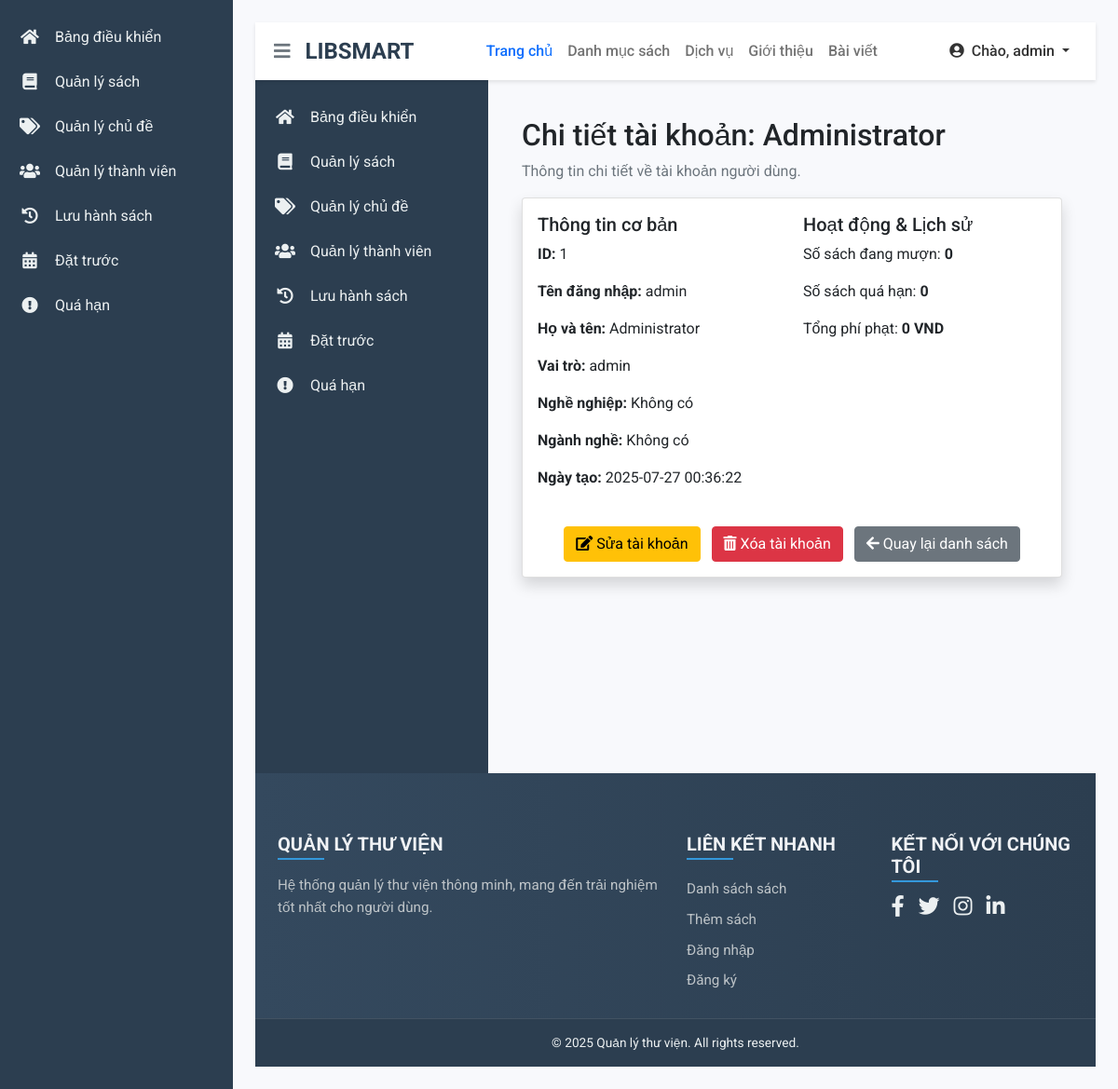
The page /account/view/1 (signed in) on the database its author committed.
### tables this page shows
CREATE TABLE `accounts` (
  `id` int(11) NOT NULL AUTO_INCREMENT,
  `username` varchar(255) NOT NULL,
  `fullname` varchar(255) NOT NULL,
  `password` varchar(255) NOT NULL,
  `email` varchar(255) DEFAULT NULL,
  `role` varchar(50) NOT NULL DEFAULT 'member',
  `is_verified` tinyint(1) NOT NULL DEFAULT 0 COMMENT '0=chưa xác thực, 1=đã xác thực',
  `created_at` timestamp NOT NULL DEFAULT CURRENT_TIMESTAMP,
  `verification_token` varchar(100) DEFAULT NULL,
  `token_expiry` datetime DEFAULT NULL,
  `profession` varchar(255) DEFAULT NULL,
  `industry` varchar(255) DEFAULT NULL,
  PRIMARY KEY (`id`),
  UNIQUE KEY `username` (`username`)
);

### app/controllers/AccountController.php (called while the page is built, shortened)
<?php
require_once ROOT_PATH . '/app/models/AccountModel.php';
class AccountController {
    private $accountModel;
    public function __construct($db) {
        $this->db = $db;
        $this->accountModel = new AccountModel($this->db);
    }
    public function view($id) {
        $account = $this->accountModel->getAccountById($id);
        include ROOT_PATH . '/app/views/account/view.php';
        include ROOT_PATH . '/app/views/shares/admin_layout.php';
    }
}

### app/models/AccountModel.php (called while the page is built, shortened)
<?php
class AccountModel {
    private $conn;
    private $table_name = "accounts";
    public function __construct($db) {
        $this->conn = $db;
    }
    public function getAccountById($id) {
        $query = "SELECT * FROM " . $this->table_name . " WHERE id = :id LIMIT 1";
        $stmt = $this->conn->prepare($query);
        $stmt->bindParam(":id", $id, PDO::PARAM_INT);
        $stmt->execute();
        return $stmt->fetch(PDO::FETCH_OBJ);
    }
}

### app/views/account/view.php (the view, shortened to what this page needs)
<div class="container-fluid admin-content-container py-3">
    <h1 class="h2 page-title">Chi tiết tài khoản: <?= htmlspecialchars($account->fullname ?? 'N/A') ?></h1>
    <p class="text-muted">Thông tin chi tiết về tài khoản người dùng.</p>
    <div class="card shadow mb-4">
        <div class="card-body">
            <?php if (isset($account)): ?>
                <div class="row">
                    <div class="col-md-6">
                        <h5>Thông tin cơ bản</h5>
                        <p><strong>ID:</strong> <?= htmlspecialchars($account->id) ?></p>
                        <p><strong>Tên đăng nhập:</strong> <?= htmlspecialchars($account->username) ?></p>
                        <p><strong>Họ và tên:</strong> <?= htmlspecialchars($account->fullname) ?></p>
                        <p><strong>Vai trò:</strong> <?= htmlspecialchars($account->role) ?></p>
                        <p><strong>Nghề nghiệp:</strong> <?= htmlspecialchars($account->profession ?? 'Không có') ?></p>
                        <p><strong>Ngành nghề:</strong> <?= htmlspecialchars($account->industry ?? 'Không có') ?></p>
                        <p><strong>Ngày tạo:</strong> <?= htmlspecialchars($account->created_at ?? 'N/A') ?></p>
                        </div>
                    <div class="col-md-6">
                        <h5>Hoạt động & Lịch sử</h5>
                        <p>Số sách đang mượn: <strong>0</strong></p> <p>Số sách quá hạn: <strong>0</strong></p> <p>Tổng phí phạt: <strong>0 VND</strong></p> </div>
                </div>
                <div class="mt-4 text-center">
                    <a href="/Account/edit/<?= $account->id ?>" class="btn btn-warning mx-1">
                        <i class="fas fa-edit"></i> Sửa tài khoản
                    </a>
                    <a href="/Account/delete/<?= $account->id ?>" class="btn btn-danger mx-1" onclick="return confirm('Bạn có chắc chắn muốn xóa tài khoản này?');">
                        <i class="fas fa-trash-alt"></i> Xóa tài khoản
                    </a>
                    <a href="/Account/manage" class="btn btn-secondary mx-1">
                        <i class="fas fa-arrow-left"></i> Quay lại danh sách
                    </a>
                </div>
            <?php else: ?>
                <div class="alert alert-danger text-center">
                    <h4>Không tìm thấy thông tin tài khoản này!</h4>
                </div>
            <?php endif; ?>
        </div>
    </div>
</div>
<?php
include 'app/views/shares/admin_layout.php';
?>

### app/views/shares/header.php (style rules this page uses)
body { font-family: 'Roboto', sans-serif; background-color: #f8f9fa; }

### app/views/shares/footer.php (style rules this page uses)
body { display: flex; flex-direction: column; min-height: 100vh; }

### app/views/shares/admin_layout.php (style rules this page uses)
body { overflow-x: hidden; }

### rows shown on the page
accounts: fullname "Administrator", id "1", username "admin", role "admin", profession "Không có", industry "Không có", created_at "2025-07-27 00:36:22"

### other values the page prints
$_SESSION['username'] "admin"
